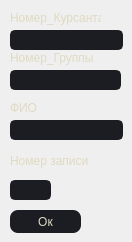
      <widget class="QWidget" name="page">
       <widget class="QLabel" name="label_3">
        <property name="geometry">
         <rect>
          <x>10</x>
          <y>100</y>
          <width>101</width>
          <height>16</height>
         </rect>
        </property>
        <property name="styleSheet">
         <string notr="true">	color: #dfdac2;
</string>
        </property>
        <property name="text">
         <string>ФИО</string>
        </property>
       </widget>
       <widget class="QLineEdit" name="lineEdit_2">
        <property name="geometry">
         <rect>
          <x>10</x>
          <y>70</y>
          <width>111</width>
          <height>20</height>
         </rect>
        </property>
        <property name="styleSheet">
         <string notr="true">QLineEdit {
  color : white;
	background-color: rgb(27, 29, 35);
	border-radius: 5px;
	border: 2px solid rgb(27, 29, 35);
	padding-left: 10px;
}
QLineEdit:hover {
	border: 2px solid rgb(64, 71, 88);
}
QLineEdit:focus {
	border: 2px solid rgb(91, 101, 124);
}</string>
        </property>
       </widget>
       <widget class="QLabel" name="label_5">
        <property name="geometry">
         <rect>
          <x>10</x>
          <y>150</y>
          <width>101</width>
          <height>21</height>
         </rect>
        </property>
        <property name="styleSheet">
         <string notr="true">	color: #dfdac2;
</string>
        </property>
        <property name="text">
         <string>Номер записи</string>
        </property>
       </widget>
       <widget class="QLabel" name="label_2">
        <property name="geometry">
         <rect>
          <x>10</x>
          <y>50</y>
          <width>101</width>
          <height>16</height>
         </rect>
        </property>
        <property name="styleSheet">
         <string notr="true">	color: #dfdac2;
</string>
        </property>
        <property name="text">
         <string>Номер_Группы</string>
        </property>
       </widget>
       <widget class="QLineEdit" name="lineEdit_3">
        <property name="geometry">
         <rect>
          <x>10</x>
          <y>120</y>
          <width>113</width>
          <height>20</height>
         </rect>
        </property>
        <property name="styleSheet">
         <string notr="true">QLineEdit {
  color : white;
	background-color: rgb(27, 29, 35);
	border-radius: 5px;
	border: 2px solid rgb(27, 29, 35);
	padding-left: 10px;
}
QLineEdit:hover {
	border: 2px solid rgb(64, 71, 88);
}
QLineEdit:focus {
	border: 2px solid rgb(91, 101, 124);
}</string>
        </property>
       </widget>
       <widget class="QLineEdit" name="lineEdit">
        <property name="geometry">
         <rect>
          <x>10</x>
          <y>30</y>
          <width>113</width>
          <height>20</height>
         </rect>
        </property>
        <property name="styleSheet">
         <string notr="true">QLineEdit {
  color : white;
	background-color: rgb(27, 29, 35);
	border-radius: 5px;
	border: 2px solid rgb(27, 29, 35);
	padding-left: 10px;
}
QLineEdit:hover {
	border: 2px solid rgb(64, 71, 88);
}
QLineEdit:focus {
	border: 2px solid rgb(91, 101, 124);
}</string>
        </property>
       </widget>
       <widget class="QLabel" name="label">
        <property name="geometry">
         <rect>
          <x>10</x>
          <y>10</y>
          <width>91</width>
          <height>16</height>
         </rect>
        </property>
        <property name="styleSheet">
         <string notr="true">	color: #dfdac2;
</string>
        </property>
        <property name="text">
         <string>Номер_Курсанта</string>
        </property>
       </widget>
       <widget class="QPushButton" name="pushButton_5">
        <property name="geometry">
         <rect>
          <x>10</x>
          <y>210</y>
          <width>71</width>
          <height>23</height>
         </rect>
        </property>
        <property name="styleSheet">
         <string notr="true">QPushButton{color:white;
	color: #dfdac2;
background-color: rgb(27, 29, 35);
border:none;
border-radius:8px;

}
QPushButton:hover {
	border: 2px solid rgb(64, 71, 88);
background-color:#5a606b;}
QPushButton:focus {
	border: 2px solid rgb(91, 101, 124);
}</string>
        </property>
        <property name="text">
         <string>Ок</string>
        </property>
       </widget>
       <widget class="QLineEdit" name="lineEdit_4">
        <property name="geometry">
         <rect>
          <x>10</x>
          <y>180</y>
          <width>41</width>
          <height>20</height>
         </rect>
        </property>
        <property name="styleSheet">
         <string notr="true">QLineEdit {
  color : white;
	background-color: rgb(27, 29, 35);
	border-radius: 5px;
	border: 2px solid rgb(27, 29, 35);
	padding-left: 10px;
}
QLineEdit:hover {
	border: 2px solid rgb(64, 71, 88);
}
QLineEdit:focus {
	border: 2px solid rgb(91, 101, 124);
}</string>
        </property>
       </widget>
      </widget>
